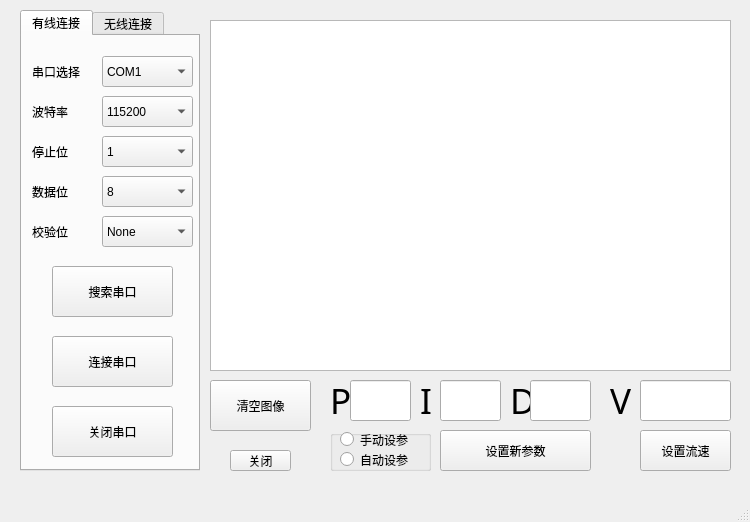
<?xml version="1.0" encoding="UTF-8"?>
<ui version="4.0">
 <class>MainWindow</class>
 <widget class="QMainWindow" name="MainWindow">
  <property name="enabled">
   <bool>true</bool>
  </property>
  <property name="geometry">
   <rect>
    <x>0</x>
    <y>0</y>
    <width>750</width>
    <height>522</height>
   </rect>
  </property>
  <property name="minimumSize">
   <size>
    <width>750</width>
    <height>500</height>
   </size>
  </property>
  <property name="maximumSize">
   <size>
    <width>750</width>
    <height>1000</height>
   </size>
  </property>
  <property name="mouseTracking">
   <bool>false</bool>
  </property>
  <property name="windowTitle">
   <string>O Controller</string>
  </property>
  <widget class="QWidget" name="centralwidget">
   <widget class="QTabWidget" name="tabWidget">
    <property name="geometry">
     <rect>
      <x>20</x>
      <y>10</y>
      <width>180</width>
      <height>461</height>
     </rect>
    </property>
    <property name="minimumSize">
     <size>
      <width>180</width>
      <height>460</height>
     </size>
    </property>
    <property name="maximumSize">
     <size>
      <width>90</width>
      <height>16777215</height>
     </size>
    </property>
    <property name="currentIndex">
     <number>0</number>
    </property>
    <widget class="QWidget" name="tab">
     <attribute name="title">
      <string>有线连接</string>
     </attribute>
     <widget class="QLabel" name="label">
      <property name="geometry">
       <rect>
        <x>10</x>
        <y>20</y>
        <width>71</width>
        <height>31</height>
       </rect>
      </property>
      <property name="text">
       <string>串口选择</string>
      </property>
      <property name="textFormat">
       <enum>Qt::MarkdownText</enum>
      </property>
     </widget>
     <widget class="QComboBox" name="comboBox">
      <property name="geometry">
       <rect>
        <x>80</x>
        <y>20</y>
        <width>91</width>
        <height>31</height>
       </rect>
      </property>
      <item>
       <property name="text">
        <string>COM1</string>
       </property>
      </item>
      <item>
       <property name="text">
        <string>COM2</string>
       </property>
      </item>
      <item>
       <property name="text">
        <string>COM3</string>
       </property>
      </item>
      <item>
       <property name="text">
        <string>COM4</string>
       </property>
      </item>
      <item>
       <property name="text">
        <string>COM5</string>
       </property>
      </item>
      <item>
       <property name="text">
        <string>COM6</string>
       </property>
      </item>
      <item>
       <property name="text">
        <string>COM7</string>
       </property>
      </item>
      <item>
       <property name="text">
        <string>COM8</string>
       </property>
      </item>
     </widget>
     <widget class="QComboBox" name="comboBox_2">
      <property name="geometry">
       <rect>
        <x>80</x>
        <y>60</y>
        <width>91</width>
        <height>31</height>
       </rect>
      </property>
      <item>
       <property name="text">
        <string>115200</string>
       </property>
      </item>
      <item>
       <property name="text">
        <string>76800</string>
       </property>
      </item>
      <item>
       <property name="text">
        <string>57600</string>
       </property>
      </item>
      <item>
       <property name="text">
        <string>38400</string>
       </property>
      </item>
      <item>
       <property name="text">
        <string>19200</string>
       </property>
      </item>
      <item>
       <property name="text">
        <string>14400</string>
       </property>
      </item>
      <item>
       <property name="text">
        <string>9600</string>
       </property>
      </item>
      <item>
       <property name="text">
        <string>4800</string>
       </property>
      </item>
      <item>
       <property name="text">
        <string>2400</string>
       </property>
      </item>
      <item>
       <property name="text">
        <string>1200</string>
       </property>
      </item>
     </widget>
     <widget class="QLabel" name="label_2">
      <property name="geometry">
       <rect>
        <x>10</x>
        <y>60</y>
        <width>71</width>
        <height>31</height>
       </rect>
      </property>
      <property name="text">
       <string>波特率</string>
      </property>
      <property name="textFormat">
       <enum>Qt::MarkdownText</enum>
      </property>
     </widget>
     <widget class="QLabel" name="label_3">
      <property name="geometry">
       <rect>
        <x>10</x>
        <y>100</y>
        <width>71</width>
        <height>31</height>
       </rect>
      </property>
      <property name="text">
       <string>停止位</string>
      </property>
      <property name="textFormat">
       <enum>Qt::MarkdownText</enum>
      </property>
     </widget>
     <widget class="QComboBox" name="comboBox_3">
      <property name="geometry">
       <rect>
        <x>80</x>
        <y>100</y>
        <width>91</width>
        <height>31</height>
       </rect>
      </property>
      <property name="minimumSize">
       <size>
        <width>90</width>
        <height>0</height>
       </size>
      </property>
      <item>
       <property name="text">
        <string>1</string>
       </property>
      </item>
      <item>
       <property name="text">
        <string>1.5</string>
       </property>
      </item>
      <item>
       <property name="text">
        <string>2</string>
       </property>
      </item>
     </widget>
     <widget class="QLabel" name="label_4">
      <property name="geometry">
       <rect>
        <x>10</x>
        <y>140</y>
        <width>71</width>
        <height>31</height>
       </rect>
      </property>
      <property name="text">
       <string>数据位</string>
      </property>
      <property name="textFormat">
       <enum>Qt::MarkdownText</enum>
      </property>
     </widget>
     <widget class="QComboBox" name="comboBox_4">
      <property name="geometry">
       <rect>
        <x>80</x>
        <y>140</y>
        <width>91</width>
        <height>31</height>
       </rect>
      </property>
      <item>
       <property name="text">
        <string>8</string>
       </property>
      </item>
      <item>
       <property name="text">
        <string>7</string>
       </property>
      </item>
      <item>
       <property name="text">
        <string>6</string>
       </property>
      </item>
      <item>
       <property name="text">
        <string>5</string>
       </property>
      </item>
     </widget>
     <widget class="QLabel" name="label_5">
      <property name="geometry">
       <rect>
        <x>10</x>
        <y>180</y>
        <width>71</width>
        <height>31</height>
       </rect>
      </property>
      <property name="text">
       <string>校验位</string>
      </property>
      <property name="textFormat">
       <enum>Qt::MarkdownText</enum>
      </property>
     </widget>
     <widget class="QComboBox" name="comboBox_5">
      <property name="geometry">
       <rect>
        <x>80</x>
        <y>180</y>
        <width>91</width>
        <height>31</height>
       </rect>
      </property>
      <item>
       <property name="text">
        <string>None</string>
       </property>
      </item>
      <item>
       <property name="text">
        <string>Odd</string>
       </property>
      </item>
      <item>
       <property name="text">
        <string>Even</string>
       </property>
      </item>
     </widget>
     <widget class="QPushButton" name="SearchSeiralButton">
      <property name="geometry">
       <rect>
        <x>30</x>
        <y>230</y>
        <width>121</width>
        <height>51</height>
       </rect>
      </property>
      <property name="text">
       <string>搜索串口</string>
      </property>
     </widget>
     <widget class="QPushButton" name="ConnectSerialButton">
      <property name="geometry">
       <rect>
        <x>30</x>
        <y>300</y>
        <width>121</width>
        <height>51</height>
       </rect>
      </property>
      <property name="text">
       <string>连接串口</string>
      </property>
     </widget>
     <widget class="QPushButton" name="CloseSerialButton">
      <property name="geometry">
       <rect>
        <x>30</x>
        <y>370</y>
        <width>121</width>
        <height>51</height>
       </rect>
      </property>
      <property name="text">
       <string>关闭串口</string>
      </property>
     </widget>
    </widget>
    <widget class="QWidget" name="tab_2">
     <attribute name="title">
      <string>无线连接</string>
     </attribute>
     <widget class="QLineEdit" name="IPEdit">
      <property name="geometry">
       <rect>
        <x>30</x>
        <y>50</y>
        <width>113</width>
        <height>21</height>
       </rect>
      </property>
     </widget>
     <widget class="QLineEdit" name="PortEdit">
      <property name="geometry">
       <rect>
        <x>30</x>
        <y>110</y>
        <width>113</width>
        <height>21</height>
       </rect>
      </property>
     </widget>
     <widget class="QLabel" name="label_6">
      <property name="geometry">
       <rect>
        <x>50</x>
        <y>30</y>
        <width>72</width>
        <height>15</height>
       </rect>
      </property>
      <property name="text">
       <string>IP地址</string>
      </property>
     </widget>
     <widget class="QLabel" name="label_7">
      <property name="geometry">
       <rect>
        <x>50</x>
        <y>90</y>
        <width>72</width>
        <height>15</height>
       </rect>
      </property>
      <property name="text">
       <string>端口号</string>
      </property>
     </widget>
     <widget class="QPushButton" name="WLConnectButton">
      <property name="geometry">
       <rect>
        <x>40</x>
        <y>180</y>
        <width>93</width>
        <height>28</height>
       </rect>
      </property>
      <property name="text">
       <string>连接</string>
      </property>
     </widget>
    </widget>
   </widget>
   <widget class="QPushButton" name="CloseButton">
    <property name="geometry">
     <rect>
      <x>230</x>
      <y>450</y>
      <width>61</width>
      <height>21</height>
     </rect>
    </property>
    <property name="text">
     <string>关闭</string>
    </property>
   </widget>
   <widget class="QPushButton" name="ClearButton">
    <property name="geometry">
     <rect>
      <x>210</x>
      <y>380</y>
      <width>101</width>
      <height>51</height>
     </rect>
    </property>
    <property name="text">
     <string>清空图像</string>
    </property>
   </widget>
   <widget class="QLabel" name="label_8">
    <property name="geometry">
     <rect>
      <x>330</x>
      <y>380</y>
      <width>21</width>
      <height>41</height>
     </rect>
    </property>
    <property name="font">
     <font>
      <family>Agency FB</family>
      <pointsize>26</pointsize>
     </font>
    </property>
    <property name="text">
     <string>P</string>
    </property>
    <property name="margin">
     <number>0</number>
    </property>
   </widget>
   <widget class="QLineEdit" name="lineEdit_3">
    <property name="geometry">
     <rect>
      <x>350</x>
      <y>380</y>
      <width>61</width>
      <height>41</height>
     </rect>
    </property>
   </widget>
   <widget class="QPushButton" name="SetNewButton">
    <property name="geometry">
     <rect>
      <x>440</x>
      <y>430</y>
      <width>151</width>
      <height>41</height>
     </rect>
    </property>
    <property name="text">
     <string>设置新参数</string>
    </property>
   </widget>
   <widget class="QLabel" name="label_9">
    <property name="geometry">
     <rect>
      <x>420</x>
      <y>380</y>
      <width>21</width>
      <height>41</height>
     </rect>
    </property>
    <property name="font">
     <font>
      <family>Agency FB</family>
      <pointsize>26</pointsize>
     </font>
    </property>
    <property name="text">
     <string>I</string>
    </property>
    <property name="margin">
     <number>0</number>
    </property>
   </widget>
   <widget class="QLineEdit" name="lineEdit_4">
    <property name="geometry">
     <rect>
      <x>440</x>
      <y>380</y>
      <width>61</width>
      <height>41</height>
     </rect>
    </property>
   </widget>
   <widget class="QLabel" name="label_10">
    <property name="geometry">
     <rect>
      <x>510</x>
      <y>380</y>
      <width>21</width>
      <height>41</height>
     </rect>
    </property>
    <property name="font">
     <font>
      <family>Agency FB</family>
      <pointsize>26</pointsize>
     </font>
    </property>
    <property name="text">
     <string>D</string>
    </property>
    <property name="margin">
     <number>0</number>
    </property>
   </widget>
   <widget class="QLineEdit" name="lineEdit_5">
    <property name="geometry">
     <rect>
      <x>530</x>
      <y>380</y>
      <width>61</width>
      <height>41</height>
     </rect>
    </property>
   </widget>
   <widget class="QLabel" name="label_11">
    <property name="geometry">
     <rect>
      <x>610</x>
      <y>380</y>
      <width>21</width>
      <height>41</height>
     </rect>
    </property>
    <property name="font">
     <font>
      <family>Agency FB</family>
      <pointsize>26</pointsize>
     </font>
    </property>
    <property name="text">
     <string>V</string>
    </property>
    <property name="margin">
     <number>0</number>
    </property>
   </widget>
   <widget class="QLineEdit" name="lineEdit_6">
    <property name="geometry">
     <rect>
      <x>640</x>
      <y>380</y>
      <width>91</width>
      <height>41</height>
     </rect>
    </property>
    <property name="text">
     <string/>
    </property>
    <property name="cursorPosition">
     <number>0</number>
    </property>
    <property name="clearButtonEnabled">
     <bool>false</bool>
    </property>
   </widget>
   <widget class="QPushButton" name="pushButton">
    <property name="geometry">
     <rect>
      <x>640</x>
      <y>430</y>
      <width>91</width>
      <height>41</height>
     </rect>
    </property>
    <property name="text">
     <string>设置流速</string>
    </property>
   </widget>
   <widget class="QGraphicsView" name="graphicsView">
    <property name="geometry">
     <rect>
      <x>210</x>
      <y>20</y>
      <width>521</width>
      <height>351</height>
     </rect>
    </property>
   </widget>
   <widget class="QGroupBox" name="groupBox">
    <property name="geometry">
     <rect>
      <x>330</x>
      <y>430</y>
      <width>101</width>
      <height>41</height>
     </rect>
    </property>
    <property name="title">
     <string/>
    </property>
    <widget class="QRadioButton" name="ManuRButton">
     <property name="geometry">
      <rect>
       <x>10</x>
       <y>0</y>
       <width>91</width>
       <height>19</height>
      </rect>
     </property>
     <property name="text">
      <string>手动设参</string>
     </property>
    </widget>
    <widget class="QRadioButton" name="AutoRButton">
     <property name="geometry">
      <rect>
       <x>10</x>
       <y>20</y>
       <width>91</width>
       <height>19</height>
      </rect>
     </property>
     <property name="text">
      <string>自动设参</string>
     </property>
    </widget>
   </widget>
  </widget>
  <widget class="QStatusBar" name="statusbar"/>
  <widget class="QMenuBar" name="menubar">
   <property name="geometry">
    <rect>
     <x>0</x>
     <y>0</y>
     <width>750</width>
     <height>26</height>
    </rect>
   </property>
  </widget>
 </widget>
 <resources/>
 <connections/>
</ui>
